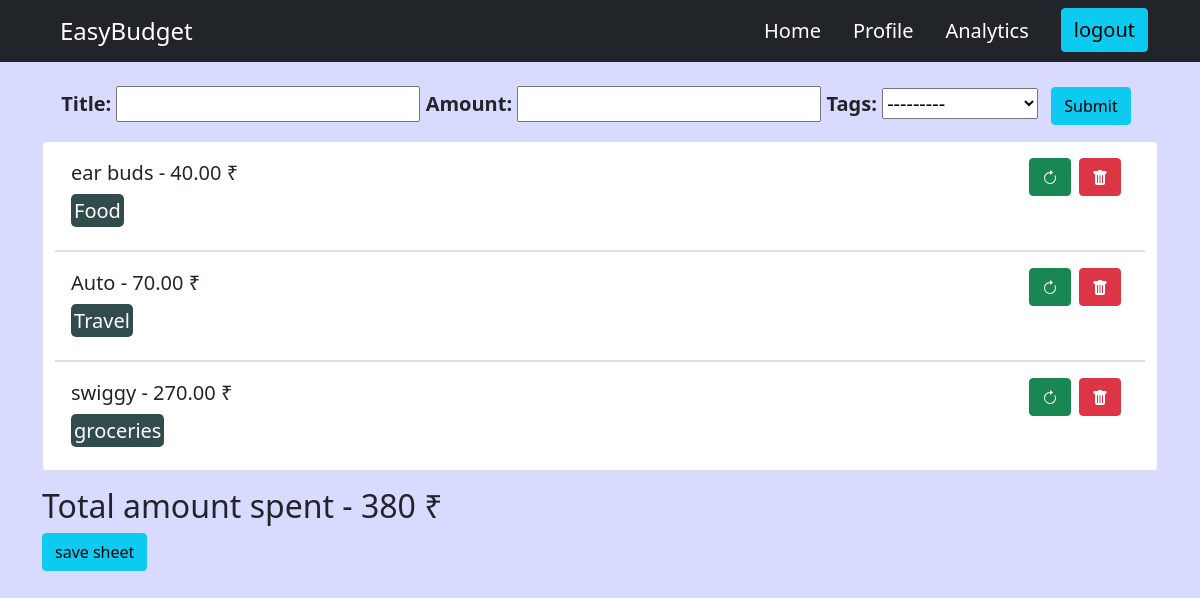
Before: / (signed in) with the older database file.
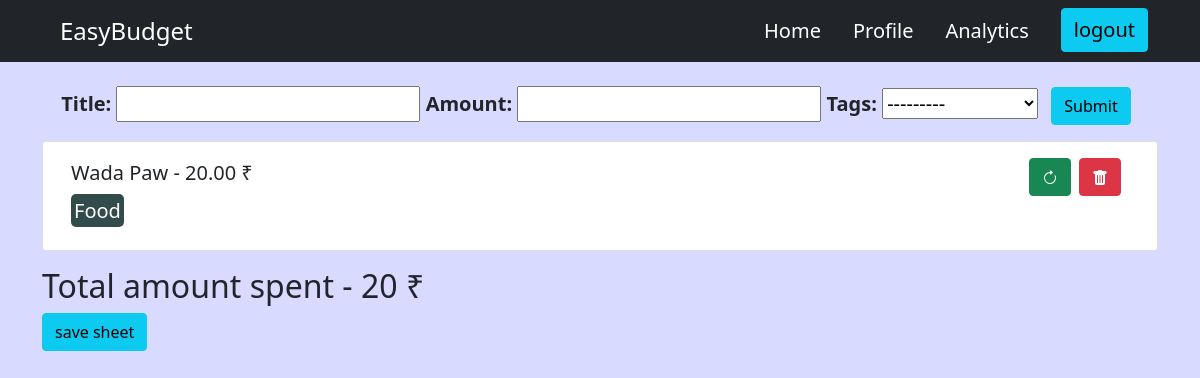
After: the same page with the newer database file.
### budget/models.py (models this page shows, shortened)
class Item(models.Model):
    user = models.ForeignKey(User,on_delete=models.CASCADE, null = True,related_name="itemOwner")
    title = models.CharField(max_length=50)
    amount = models.DecimalField(max_digits=10000, decimal_places=2)
    tags = models.ForeignKey('Tag',null = True,on_delete=DO_NOTHING)
    created = models.DateTimeField(auto_now_add=True)
    id = models.UUIDField(default=uuid.uuid4, unique = True, primary_key=True, editable=False)

class Tag(models.Model):
    name = models.CharField(max_length= 200)
    created = models.DateTimeField(auto_now = True)
    id = models.UUIDField(default = uuid.uuid4, unique = True , primary_key=True, editable=False)
    def __str__(self):
        return self.name

### budget/views.py (the view)
# urls.py: path('', views.home, name='home'),
@login_required(login_url='login')
def home(request):
    items = Item.objects.filter(user = request.user)
    form = ItemForm()
    total = 0
    for item in items:
        total += int(item.amount)
    if request.user.is_authenticated:
        if request.method == "POST":
            user = request.user
            form = ItemForm(request.POST)
            if form.is_valid:
                itemList = form.save(commit=False)
                itemList.user = user
                itemList.save()
                return redirect('home')
    context = {'form':form, 'items':items,'total':total}
    return render(request,'budget/home.html',context)

### budget/forms.py
class ItemForm(ModelForm):
    class Meta:
         model = Item
         fields = ['title', 'amount','tags']

### budget/templates/budget/home.html (shortened to what this page needs)
{% extends 'main.html' %}
{%load crispy_forms_tags %}
{% block content %}
<div class="container-sm my-4">
    <div class="mt-4 d-flex justify-content-center fs-5 fw-bold">
        <form action="{% url 'home' %}" method="POST">
            {{form}}
            <input type="submit" class = "btn btn-info mx-2">
        </form>
    </div>
    <div class="container card my-3">
      {% for item in user.itemOwner.all %}
      <ul class="list-group list-group-flush fs-5">
        <li class="list-group-item my-2">
          {{item.title}} - {{item.amount}} &#8377
          <span><a class = "btn btn-danger float-end mx-2" href="{% url 'delete-item' item.id %}"></a></span>
          <span><a class = "btn btn-success float-end" href="{% url 'update-item' item.id %}"></a></span>
          <div class = "my-2">
              <span class="chip">{{item.tags}}</span>
          </div>
        </li>
      </ul>
      {% endfor %}
    </div>
    <h2>Total amount spent - {{total}} &#8377</h2>
    <a href= "#"><button class = "btn btn-info">save sheet</button></a>
</div>
{% endblock content %}

### templates/main.html (shortened to what this page needs)
<!DOCTYPE html>
{% load static %}
<html lang="en">
<head>
    <link href="https://cdn.jsdelivr.net/npm/bootstrap@5.1.3/dist/css/bootstrap.min.css" rel="stylesheet">
    <link rel="stylesheet" type = "text/css" href="{% static 'styles/main.css' %}">
</head>
<body>
    {% include 'navbar.html' %}
    {% block content %}
    {% endblock content %}
</body>
</html>

### templates/navbar.html (shortened to what this page needs)
<nav class="navbar navbar-expand-lg navbar-dark bg-dark fs-6 px-4">
    <div class="container-fluid">
      <a class="navbar-brand mx-4 fs-4" href="{% url 'home' %}">EasyBudget</a>
      <div class="collapse navbar-collapse nav justify-content-end fs-5" id="navbarNavDropdown">
        <ul class="navbar-nav">
          {% if request.user.is_authenticated %}
          <li class="nav-item">
            <a class="nav-link active mx-2" aria-current="page" href="{% url 'home' %}">Home</a>
          </li>
          <li class="nav-item">
            <a class="nav-link active mx-2" href="{% url 'profile' %}">Profile</a>
          </li>
          <li class="nav-item">
            <a class="nav-link active mx-2" href="#">Analytics</a>
          </li>
          <li>
            <a href="{% url 'logout' %}"><button type="button" class="btn btn-info mx-3 fs-5">logout</button></a>
          </li>
          {% endif %}
        </ul>
      </div>
    </div>
  </nav>

### static/styles/main.css (style rules this page uses)
body { background-color: #D9DAFF; }
.chip { padding: .19rem; height: 52px; border-radius: 5px; background-color: #324B4B; color:white; }

### budget/templates/budget/home.html (style rules this page uses)
.chip { padding: .19rem; height: 52px; border-radius: 5px; background-color: #324B4B; color:white; }

Changed rows visible on the page:
removed Item: title "ear buds", amount "40.00", tags "Food"
removed Item: title "Auto", amount "70.00", tags "Travel"
removed Item: title "swiggy", amount "270.00", tags "groceries"
added Item: title "Wada Paw", amount "20.00", tags "Food"
Other visible differences:
{{ total }}: "380" → "20"
